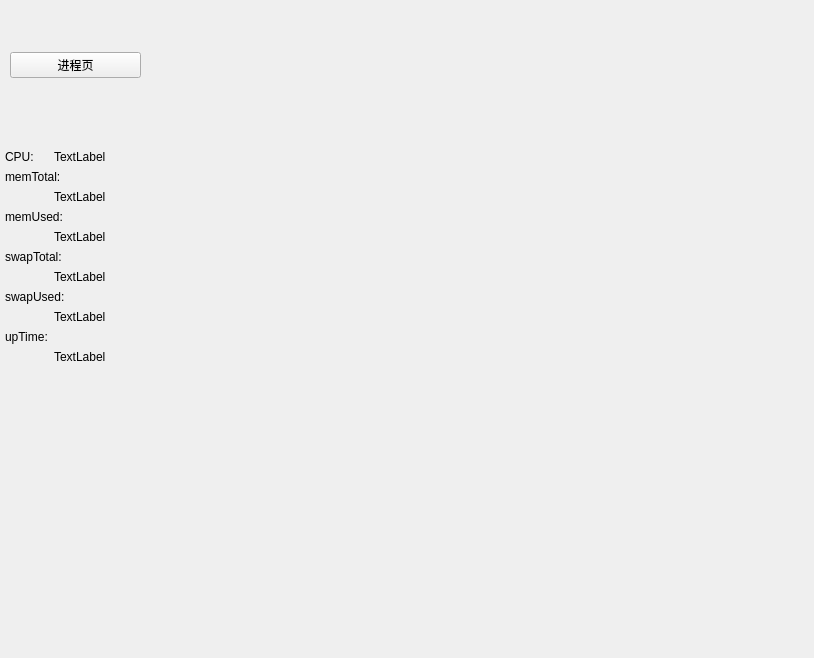
<?xml version="1.0" encoding="UTF-8"?>
<ui version="4.0">
 <class>ResourceWidget</class>
 <widget class="QWidget" name="ResourceWidget">
  <property name="enabled">
   <bool>true</bool>
  </property>
  <property name="geometry">
   <rect>
    <x>0</x>
    <y>0</y>
    <width>814</width>
    <height>658</height>
   </rect>
  </property>
  <property name="sizeIncrement">
   <size>
    <width>0</width>
    <height>0</height>
   </size>
  </property>
  <property name="windowTitle">
   <string>Form</string>
  </property>
  <widget class="QWidget" name="layoutWidget">
   <property name="geometry">
    <rect>
     <x>10</x>
     <y>10</y>
     <width>131</width>
     <height>111</height>
    </rect>
   </property>
   <layout class="QVBoxLayout" name="verticalLayout">
    <property name="spacing">
     <number>0</number>
    </property>
    <property name="sizeConstraint">
     <enum>QLayout::SetDefaultConstraint</enum>
    </property>
    <property name="rightMargin">
     <number>0</number>
    </property>
    <item>
     <widget class="QPushButton" name="processesPagePushButton">
      <property name="text">
       <string>进程页</string>
      </property>
     </widget>
    </item>
   </layout>
  </widget>
  <widget class="QChartView" name="cpuChartView" native="true">
   <property name="geometry">
    <rect>
     <x>205</x>
     <y>0</y>
     <width>600</width>
     <height>330</height>
    </rect>
   </property>
  </widget>
  <widget class="QChartView" name="memoryChartView" native="true">
   <property name="geometry">
    <rect>
     <x>205</x>
     <y>326</y>
     <width>600</width>
     <height>330</height>
    </rect>
   </property>
  </widget>
  <widget class="QWidget" name="">
   <property name="geometry">
    <rect>
     <x>5</x>
     <y>150</y>
     <width>191</width>
     <height>299</height>
    </rect>
   </property>
   <layout class="QFormLayout" name="formLayout">
    <item row="0" column="0">
     <widget class="QLabel" name="label_7">
      <property name="text">
       <string>CPU:</string>
      </property>
     </widget>
    </item>
    <item row="0" column="1">
     <widget class="QLabel" name="cpuLabel">
      <property name="text">
       <string>TextLabel</string>
      </property>
     </widget>
    </item>
    <item row="2" column="0" colspan="2">
     <widget class="QLabel" name="label_2">
      <property name="text">
       <string>memTotal:</string>
      </property>
     </widget>
    </item>
    <item row="3" column="1">
     <widget class="QLabel" name="memTotalLabel">
      <property name="text">
       <string>TextLabel</string>
      </property>
     </widget>
    </item>
    <item row="4" column="0" colspan="2">
     <widget class="QLabel" name="label_3">
      <property name="text">
       <string>memUsed:</string>
      </property>
     </widget>
    </item>
    <item row="5" column="1">
     <widget class="QLabel" name="memUsedLabel">
      <property name="text">
       <string>TextLabel</string>
      </property>
     </widget>
    </item>
    <item row="6" column="0" colspan="2">
     <widget class="QLabel" name="label_4">
      <property name="text">
       <string>swapTotal:</string>
      </property>
     </widget>
    </item>
    <item row="7" column="1">
     <widget class="QLabel" name="swapTotalLabel">
      <property name="text">
       <string>TextLabel</string>
      </property>
     </widget>
    </item>
    <item row="8" column="0" colspan="2">
     <widget class="QLabel" name="label_5">
      <property name="text">
       <string>swapUsed:</string>
      </property>
     </widget>
    </item>
    <item row="9" column="1">
     <widget class="QLabel" name="swapUsedLabel">
      <property name="text">
       <string>TextLabel</string>
      </property>
     </widget>
    </item>
    <item row="10" column="0">
     <widget class="QLabel" name="label_6">
      <property name="text">
       <string>upTime:</string>
      </property>
     </widget>
    </item>
    <item row="11" column="1">
     <widget class="QLabel" name="upTimeLabel">
      <property name="text">
       <string>TextLabel</string>
      </property>
     </widget>
    </item>
   </layout>
  </widget>
 </widget>
 <customwidgets>
  <customwidget>
   <class>QChartView</class>
   <extends>QWidget</extends>
   <header>qchartview.h</header>
   <container>1</container>
  </customwidget>
 </customwidgets>
 <resources/>
 <connections/>
</ui>
